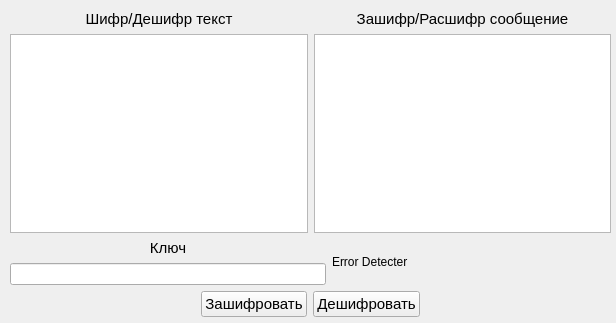
<?xml version="1.0" encoding="UTF-8"?>
<ui version="4.0">
 <class>MainWindow</class>
 <widget class="QMainWindow" name="MainWindow">
  <property name="geometry">
   <rect>
    <x>0</x>
    <y>0</y>
    <width>616</width>
    <height>323</height>
   </rect>
  </property>
  <property name="windowTitle">
   <string>Шифрование перестановкой</string>
  </property>
  <widget class="QWidget" name="centralwidget">
   <widget class="QWidget" name="layoutWidget">
    <property name="geometry">
     <rect>
      <x>10</x>
      <y>10</y>
      <width>601</width>
      <height>307</height>
     </rect>
    </property>
    <layout class="QGridLayout" name="gridLayout">
     <item row="0" column="0">
      <layout class="QHBoxLayout" name="horizontalLayout">
       <item>
        <layout class="QVBoxLayout" name="verticalLayout">
         <item>
          <widget class="QLabel" name="label">
           <property name="font">
            <font>
             <pointsize>11</pointsize>
            </font>
           </property>
           <property name="text">
            <string>Шифр/Дешифр текст</string>
           </property>
           <property name="alignment">
            <set>Qt::AlignCenter</set>
           </property>
          </widget>
         </item>
         <item>
          <widget class="QTextEdit" name="SourceText"/>
         </item>
        </layout>
       </item>
       <item>
        <layout class="QVBoxLayout" name="verticalLayout_2">
         <item>
          <widget class="QLabel" name="label_2">
           <property name="font">
            <font>
             <pointsize>11</pointsize>
            </font>
           </property>
           <property name="text">
            <string>Зашифр/Расшифр сообщение</string>
           </property>
           <property name="alignment">
            <set>Qt::AlignCenter</set>
           </property>
          </widget>
         </item>
         <item>
          <widget class="QTextEdit" name="EncText">
           <property name="readOnly">
            <bool>true</bool>
           </property>
          </widget>
         </item>
        </layout>
       </item>
      </layout>
     </item>
     <item row="1" column="0">
      <layout class="QHBoxLayout" name="horizontalLayout_2">
       <item>
        <layout class="QVBoxLayout" name="verticalLayout_3">
         <item>
          <widget class="QLabel" name="label_3">
           <property name="font">
            <font>
             <pointsize>11</pointsize>
            </font>
           </property>
           <property name="text">
            <string>Ключ</string>
           </property>
           <property name="alignment">
            <set>Qt::AlignCenter</set>
           </property>
          </widget>
         </item>
         <item>
          <widget class="QLineEdit" name="KeyLine"/>
         </item>
        </layout>
       </item>
       <item>
        <widget class="QLabel" name="Error_label">
         <property name="text">
          <string>Error Detecter                                                             </string>
         </property>
        </widget>
       </item>
      </layout>
     </item>
     <item row="2" column="0">
      <layout class="QHBoxLayout" name="horizontalLayout_3">
       <item>
        <spacer name="horizontalSpacer_3">
         <property name="orientation">
          <enum>Qt::Horizontal</enum>
         </property>
         <property name="sizeHint" stdset="0">
          <size>
           <width>40</width>
           <height>20</height>
          </size>
         </property>
        </spacer>
       </item>
       <item>
        <widget class="QPushButton" name="pushButton">
         <property name="font">
          <font>
           <pointsize>11</pointsize>
          </font>
         </property>
         <property name="text">
          <string>Зашифровать</string>
         </property>
        </widget>
       </item>
       <item>
        <widget class="QPushButton" name="Dec">
         <property name="font">
          <font>
           <pointsize>11</pointsize>
          </font>
         </property>
         <property name="text">
          <string>Дешифровать</string>
         </property>
        </widget>
       </item>
       <item>
        <spacer name="horizontalSpacer_4">
         <property name="orientation">
          <enum>Qt::Horizontal</enum>
         </property>
         <property name="sizeHint" stdset="0">
          <size>
           <width>40</width>
           <height>20</height>
          </size>
         </property>
        </spacer>
       </item>
      </layout>
     </item>
    </layout>
   </widget>
  </widget>
 </widget>
 <resources/>
 <connections/>
</ui>
